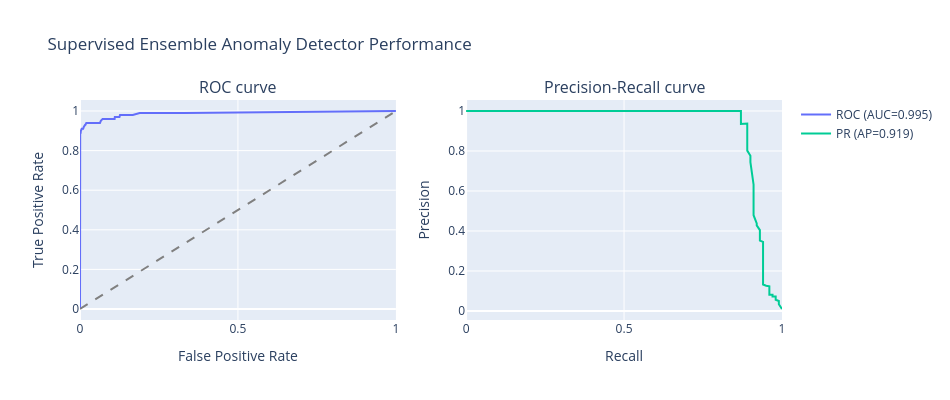

Notebook code for this chart:
### Code cell
fpr, tpr, _ = roc_curve(yte, best_proba)
prec, rec, _ = precision_recall_curve(yte, best_proba)

fig = make_subplots(rows=1, cols=2, subplot_titles=("ROC curve", "Precision-Recall curve"))
fig.add_trace(go.Scatter(x=fpr, y=tpr, mode="lines", name=f"ROC (AUC={ens_auc:.3f})"), row=1, col=1)
fig.add_trace(go.Scatter(x=[0,1], y=[0,1], mode="lines", line=dict(dash="dash", color="grey"), showlegend=False), row=1, col=1)
fig.add_trace(go.Scatter(x=rec, y=prec, mode="lines", name=f"PR (AP={ens_pr:.3f})"), row=1, col=2)
fig.update_xaxes(title_text="False Positive Rate", row=1, col=1)
fig.update_yaxes(title_text="True Positive Rate", row=1, col=1)
fig.update_xaxes(title_text="Recall", row=1, col=2)
fig.update_yaxes(title_text="Precision", row=1, col=2)
fig.update_layout(height=400, width=950, title_text="Supervised Ensemble Anomaly Detector Performance")
fig.show()

### Figure 1 — Plotly figure (JSON) as saved in the notebook; plotly's stock layout.template omitted (floating-point values rounded to 4 significant figures; data arrays with more than 128 entries replaced by an {"elided": "..."} marker saying what was removed)
{"data": [{"mode": "lines", "name": "ROC (AUC=0.995)", "type": "scatter", "x": {"elided": "240 float values"}, "xaxis": "x", "y": {"elided": "240 float values"}, "yaxis": "y"}, {"line": {"color": "grey", "dash": "dash"}, "mode": "lines", "showlegend": false, "type": "scatter", "x": [0, 1], "xaxis": "x", "y": [0, 1], "yaxis": "y"}, {"mode": "lines", "name": "PR (AP=0.919)", "type": "scatter", "x": {"elided": "361 float values"}, "xaxis": "x2", "y": {"elided": "361 float values"}, "yaxis": "y2"}], "layout": {"annotations": [{"font": {"size": 16}, "showarrow": false, "text": "ROC curve", "x": 0.225, "xanchor": "center", "xref": "paper", "y": 1, "yanchor": "bottom", "yref": "paper"}, {"font": {"size": 16}, "showarrow": false, "text": "Precision-Recall curve", "x": 0.775, "xanchor": "center", "xref": "paper", "y": 1, "yanchor": "bottom", "yref": "paper"}], "height": 400, "title": {"text": "Supervised Ensemble Anomaly Detector Performance"}, "width": 950, "xaxis": {"anchor": "y", "domain": [0, 0.45], "title": {"text": "False Positive Rate"}}, "xaxis2": {"anchor": "y2", "domain": [0.55, 1], "title": {"text": "Recall"}}, "yaxis": {"anchor": "x", "domain": [0, 1], "title": {"text": "True Positive Rate"}}, "yaxis2": {"anchor": "x2", "domain": [0, 1], "title": {"text": "Precision"}}}}
